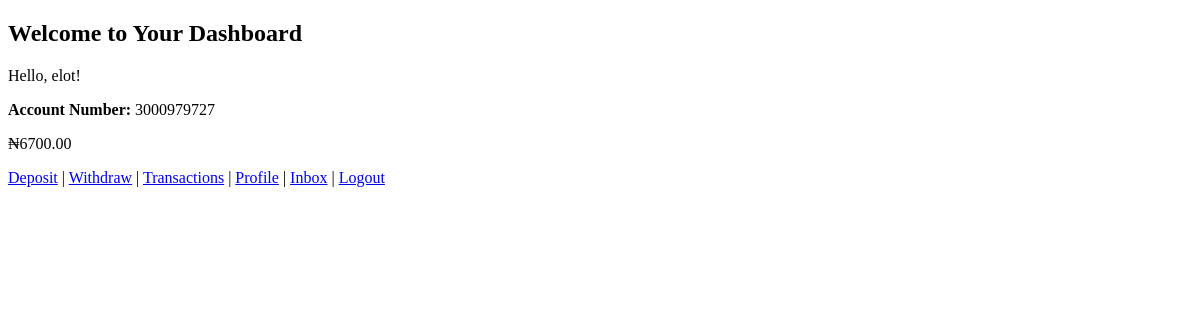
/dashboard/ (signed in), run on an earlier commit of the app's database.
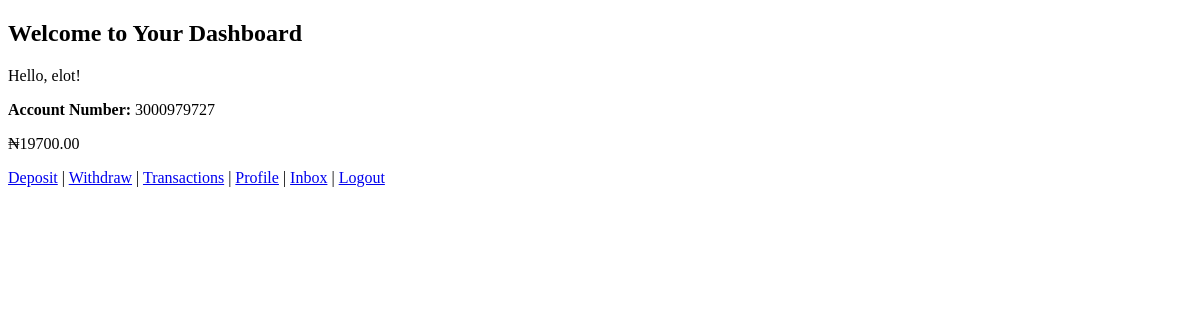
And on a later commit of the database.
### bankPages/models.py (models this page shows, shortened)
class UserProfile(models.Model):
    user = models.OneToOneField(User, on_delete=models.CASCADE)
    balance = models.DecimalField(max_digits=12, decimal_places=2, default=0.00)
    account_number = models.CharField(max_length=10, unique=True, blank=True)

### bankPages/views.py (the view)
# urls.py: path('dashboard/', views.dashboard, name='dashboard'),
@login_required
def dashboard(request):
    user_profile, created = UserProfile.objects.get_or_create(user=request.user)
    context = {
        'balance': user_profile.balance,
        'account_number': user_profile.account_number,  # Add account number here
    }
    return render(request, 'bankPages/dashboard.html', context)

### bankPages/templates/bankPages/dashboard.html (shortened to what this page needs)
{% load static %}
<!DOCTYPE html>
<html lang="en">
<head>
</head>
<body>
    <h2>Welcome to Your Dashboard</h2>
    <p>Hello, {{ user.username }}!</p>
    <p><strong>Account Number:</strong> {{ account_number }}</p>
    <p class="text-3xl font-bold text-green-500">₦{{ balance }}</p>
    <a href="{% url 'deposit' %}">Deposit</a> |
    <a href="{% url 'withdraw' %}">Withdraw</a> |
    <a href="{% url 'transactions' %}">Transactions</a> |
    <a href="{% url 'profile' %}">Profile</a> |
    <a href="{% url 'user_messages' %}">Inbox</a> |
    <a href="{% url 'logout' %}">Logout</a>
</body>
</html>

What changed in the data, as far as the page shows it:
changed UserProfile: balance "6700.00" → "19700.00"
